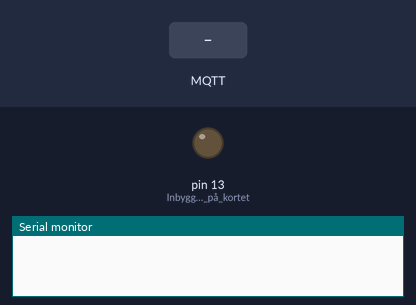
The sketch below on a simulated Arduino Uno, built for the host (arithmetic inside an expression is 32-bit, double 64-bit). Shown: output pins drawn as LEDs (lit = HIGH), the last lines printed to the serial monitor. The test bench sets the inputs (shaded band). No MQTT or app messages arrive unless stated.

Above: at 2.3 s.
2.4 s: MQTT message "1" arrives on the first subscribed topic
At 3.4 s:
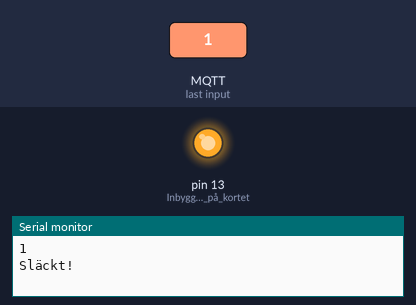
3.9 s: MQTT message "0" arrives on the first subscribed topic
At 4.5 s:
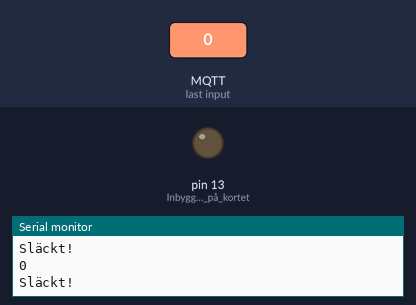
5.4 s: MQTT message "2" arrives on the first subscribed topic
At 6.8 s:
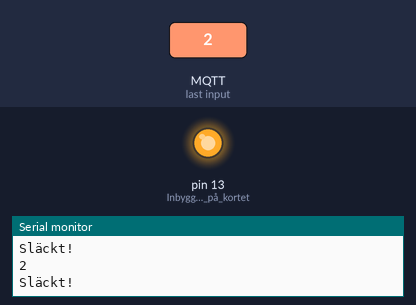
Timing chart, 0 to 8.4 s (numbered marks = the images above; inputs shaded):
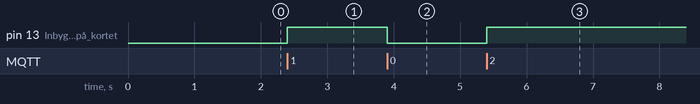

Measured:
- after the input at 2.4 s, pin 13 (Inbyggd_lampa_på_kortet): LOW → HIGH at once
- after the input at 3.9 s, pin 13 (Inbyggd_lampa_på_kortet): HIGH → LOW at once
- after the input at 5.4 s, pin 13 (Inbyggd_lampa_på_kortet): LOW → HIGH at once

The sketch:

ESPMQTTTOINTERNET.ino
```cpp
#include "EspMQTTClient.h"
//Install libraries PubSubClient and EspMQTTClient


void onConnectionEstablished();

//Gamla sättet
/*EspMQTTClient client(
 "Nätverksnamn",           // Wifi ssid
  "password",           // Wifi password
  "maqiatto.com",  // MQTT broker ip
  1883,             // MQTT broker port
  "användarnamn på maqiatton",            // MQTT username
  "password",       // MQTT password
  "klientnamn",          // Client name
  onConnectionEstablished, // Connection established callback
  true,             // Enable web updater
  true              // Enable debug messages
);*/
//Nya sättet!
EspMQTTClient client(
 "Nätverksnamn",           // Wifi ssid
  "password",           // Wifi password
  "maqiatto.com",  // MQTT broker ip
  "användarnamn på maqiatton",            // MQTT username
  "password",       // MQTT password
  "klientnamn",          // Client name
  1883            // MQTT broker port
);

//Extern lampa
//#define led_pin D1


void setup() {
//pinMode(led_pin, OUTPUT);//Externlampa
//digitalWrite(led_pin,LOW);
pinMode(LED_BUILTIN, OUTPUT); //Inbyggd lampa på kortet
digitalWrite(LED_BUILTIN,LOW);
Serial.begin(115200);
}

bool off=false;

void lampa(){
  if(off==true)
  {
  Serial.println("Släckt!");
  off=false;
  }
  else
  {
  off=true;

  Serial.println("Släckt!");
  }

//digitalWrite(led_pin,off);//Externlampa
digitalWrite(LED_BUILTIN,off);//Inbyggd lampa på kortet

}

void onConnectionEstablished()
{
  client.subscribe("joakim.flink@abbindustrigymnasium.se/lampa", [] (const String &payload)
  {
    Serial.println(payload);
//    if(payload=="on")
  //  onlampa();
    lampa();
  });

  client.publish("joakim.flink@abbindustrigymnasium.se/lampa", "This is a message");

  client.executeDelayed(5 * 1000, []() {
    client.publish("joakim.flink@abbindustrigymnasium.se/lampa", "This is a message sent 5 seconds later");
  });
}


void loop() {
  // put your main code here, to run repeatedly:
client.loop();
}
```
